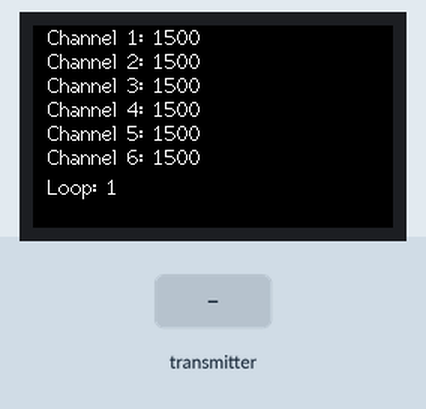
Recording of a program running on a simulated ESP32. Shown: 240×135 colour display. The test bench sets the inputs (shaded band). What the program prints to the serial monitor is not drawn.

Above: at 1.3 s.
1.4 s: the transmitter starts sending readChannel.0 = 1000
At 2.7 s:
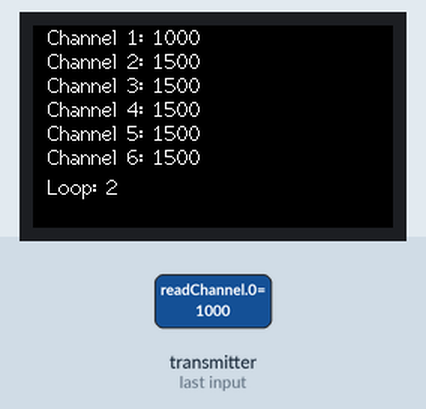
4.4 s: the transmitter starts sending readChannel.1 = 1000
At 6.1 s:
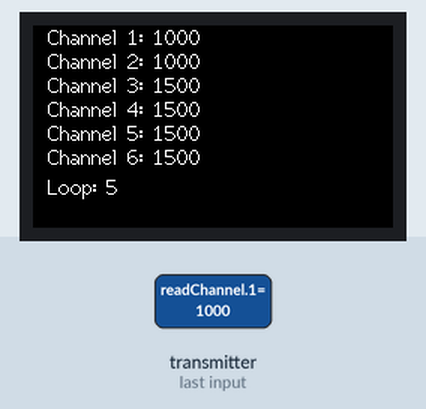
7.4 s: the transmitter starts sending readChannel.2 = 1000
At 9.1 s:
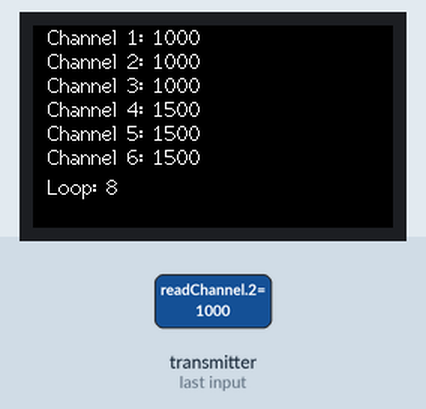
10.4 s: the transmitter starts sending readChannel.3 = 1000
At 11.2 s:
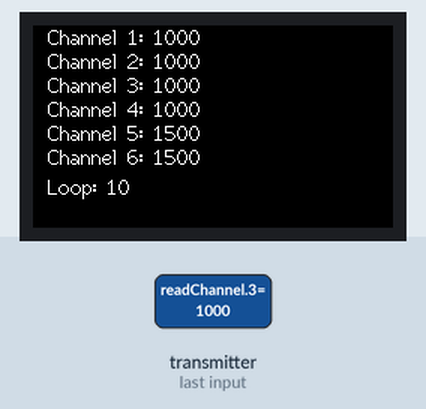
12.9 s: the transmitter starts sending readChannel.4 = 1000
At 14.2 s:
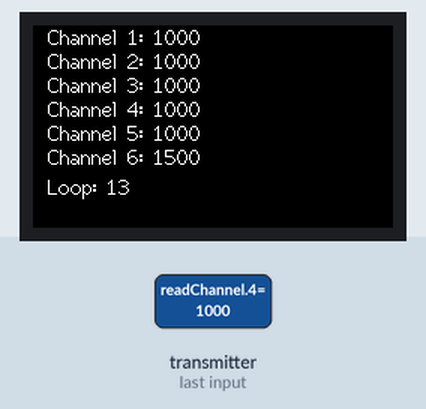
15.9 s: the transmitter starts sending readChannel.5 = 1000
At 17.1 s:
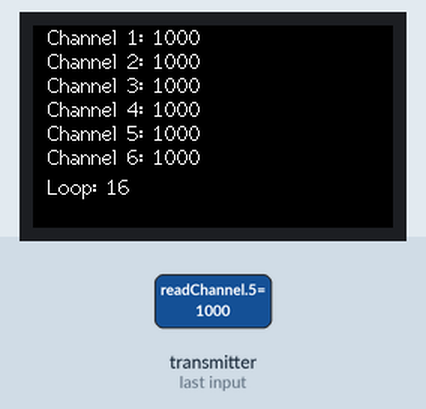
Timing chart, 0 to 18.9 s (numbered marks = the images above; inputs shaded):
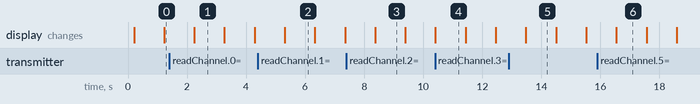

The program:

main.cpp
```cpp
#include <Arduino.h>
#include <IBusBM.h>
#include <iostream>
#include <string>
#include <sstream>

#include <TFT_eSPI.h>
#include <SPI.h>

IBusBM IBus;    // IBus object
int vals[6];    // array to hold channel values
int loopnr = 0; // loop counter

#define AA_FONT_SMALL "NotoSansBold15"
#define AA_FONT_LARGE "NotoSansBold36"

#ifndef TFT_DISPOFF
#define TFT_DISPOFF 0x28
#endif

#ifndef TFT_SLPIN
#define TFT_SLPIN   0x10
#endif

#define ADC_EN          14
#define ADC_PIN         34
#define BUTTON_1        35
#define BUTTON_2        0

TFT_eSPI tft = TFT_eSPI(135, 240); // Invoke custom library

static const char *TAG = "main";

std::stringstream ss;

//! Long time delay, it is recommended to use shallow sleep, which can effectively reduce the current consumption
void espDelay(int ms) //use-> espDelay(6000);
{
    esp_sleep_enable_timer_wakeup(ms * 1000);
    esp_sleep_pd_config(ESP_PD_DOMAIN_RTC_PERIPH,ESP_PD_OPTION_ON);
    esp_light_sleep_start();
}

void setup() {
    // put your setup code here, to run once:

    Serial.begin(115200);     // debug info
    Serial2.begin(115200);    // iBUS input from receiver
    Serial2.setPins(12,13);   // set RX1 to pin 12 and TX1 to pin 13

    IBus.begin(Serial2,1);    // iBUS object connected to serial2 RX2 pin and use timer 1

    // adding 2 sensors
    IBus.addSensor(IBUSS_INTV);

    tft.init();
    tft.setRotation(1);
    tft.fillScreen(TFT_BLACK);
    tft.setTextColor(TFT_WHITE, TFT_BLACK, true);
    setCpuFrequencyMhz(240);
}

void loop() {
    // read channel 1-6
    for (int i=0; i<6; i++) {
        vals[i] = IBus.readChannel(i);  // read channel i, value is between 1000 and 2000
        // print channel values
        /*
        Serial.print("Channel ");
        Serial.print(i+1);
        Serial.print(": ");
        Serial.print(vals[i]);
        Serial.print("\t");
        tft.drawString(String(vals[i]), 10, 10, 2);
        */
        ss.str("");
        ss << "Channel " << i+1 << ": " << vals[i] << "\t";
        tft.drawString(ss.str().c_str(), 10, i*16, 2);
        Serial.print(ss.str().c_str());
    }
    // print loop counter
    ss.str("");
    ss << "Loop: " << loopnr++;
    tft.drawString(ss.str().c_str(), 10, 100, 2);
    Serial.println();
    IBus.setSensorMeasurement(0, loopnr); // set sensor value to 1234

    espDelay(1000);
}
```
